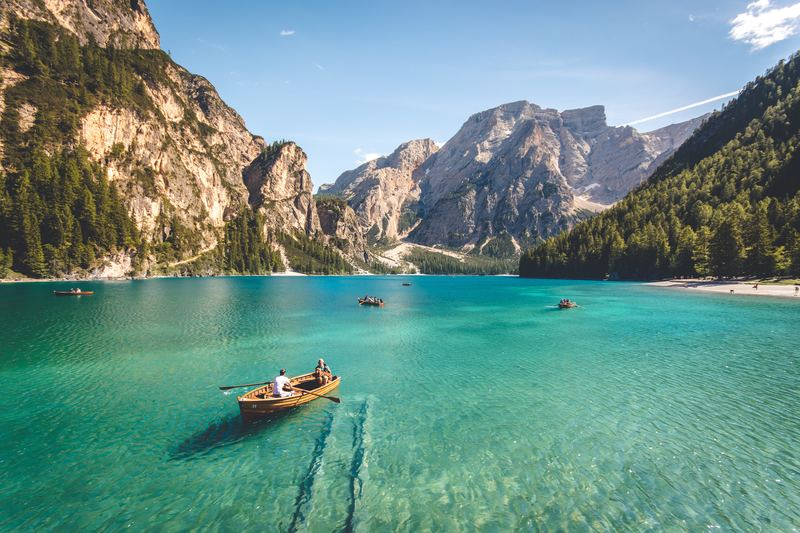
#> input picture data/image1.jpg, 800 x 533 px; its folder holds only this picture in this run
$ python -i hog.py   (imports and definitions only)   (older library calls are emulated)
#> lines starting #> are read from the running program, lines starting #| are printed output that depends on the picture; after the words box and inside, x2 and y2 are one past the last pixel; in counts of white or black regions, pixels touching at a corner belong together
import cv2
import numpy as np
import math
import matplotlib.pyplot as plt


class HogEnergy:

    def __init__(self, img, cell_size=11, bin_size=8):
        self.img = img
        if len(img.shape) > 2:
            img = img.astype(np.uint8)
            img = cv2.cvtColor(img, cv2.COLOR_BGR2GRAY).astype(np.float64)

        self.img = np.sqrt(img / float(np.max(img)))
        self.img = self.img * 255
        self.cell_size = cell_size
        self.bin_size = bin_size
        self.angle_unit = 360 / self.bin_size

    def extract(self):
        height, width = self.img.shape

        gradient_magnitude, gradient_angle = self.global_gradient()
        gradient_magnitude = abs(gradient_magnitude)
        cell_gradient_vector = np.zeros(
            (math.ceil(height / self.cell_size), math.ceil(width / self.cell_size), self.bin_size))
        for i in range(cell_gradient_vector.shape[0] - 1):
            for j in range(cell_gradient_vector.shape[1] - 1):
                cell_magnitude = gradient_magnitude[i * self.cell_size:(i + 1) * self.cell_size,
                                 j * self.cell_size:(j + 1) * self.cell_size]
                cell_angle = gradient_angle[i * self.cell_size:(i + 1) * self.cell_size,
                             j * self.cell_size:(j + 1) * self.cell_size]
                cell_gradient_vector[i][j] = self.cell_gradient(cell_magnitude, cell_angle)
        for i in range(cell_gradient_vector.shape[0] - 1):
            cell_magnitude = gradient_magnitude[i * self.cell_size:(i + 1) * self.cell_size,
                             -self.cell_size:]
            cell_angle = gradient_angle[i * self.cell_size:(i + 1) * self.cell_size,
                         -self.cell_size:]
            cell_gradient_vector[i][cell_gradient_vector.shape[1] - 1] = self.cell_gradient(cell_magnitude, cell_angle)
        for j in range(cell_gradient_vector.shape[1] - 1):
            cell_magnitude = gradient_magnitude[-self.cell_size:,
                             j * self.cell_size:(j + 1) * self.cell_size]
            cell_angle = gradient_angle[-self.cell_size:,
                         j * self.cell_size:(j + 1) * self.cell_size]
            cell_gradient_vector[cell_gradient_vector.shape[0] - 1][j] = self.cell_gradient(cell_magnitude, cell_angle)
        cell_magnitude = gradient_magnitude[-self.cell_size:,
                         -self.cell_size:]
        cell_angle = gradient_angle[-self.cell_size:,
                     -self.cell_size:]
        cell_gradient_vector[cell_gradient_vector.shape[0] - 1][cell_gradient_vector.shape[1] - 1] = self.cell_gradient(
            cell_magnitude, cell_angle)

        done_before = np.zeros([cell_gradient_vector.shape[0], cell_gradient_vector.shape[1]], bool)
        for i in range(cell_gradient_vector.shape[0] - 1):
            for j in range(cell_gradient_vector.shape[1] - 1):
                block_vector = []
                block_vector.extend(cell_gradient_vector[i][j])
                block_vector.extend(cell_gradient_vector[i][j + 1])
                block_vector.extend(cell_gradient_vector[i + 1][j])
                block_vector.extend(cell_gradient_vector[i + 1][j + 1])

                mag = lambda vector: math.sqrt(sum(i ** 2 for i in vector))
                magnitude = mag(block_vector)

                if magnitude != 0:
                    if not done_before[i][j]:
                        cell_gradient_vector[i][j] = cell_gradient_vector[i][j] / magnitude
                        done_before[i][j] = True
                    if not done_before[i][j + 1]:
                        cell_gradient_vector[i][j + 1] = cell_gradient_vector[i][j + 1] / magnitude
                        done_before[i][j + 1] = True
                    if not done_before[i + 1][j]:
                        cell_gradient_vector[i + 1][j] = cell_gradient_vector[i + 1][j] / magnitude
                        done_before[i + 1][j] = True
                    if not done_before[i + 1][j + 1]:
                        cell_gradient_vector[i + 1][j + 1] = cell_gradient_vector[i + 1][j + 1] / magnitude
                        done_before[i + 1][j + 1] = True

        hog_pixel = self.get_pixel_max(cell_gradient_vector)

        return hog_pixel

    def global_gradient(self):
        gradient_values_x = cv2.Sobel(self.img, cv2.CV_64F, 1, 0, ksize=5)
        gradient_values_y = cv2.Sobel(self.img, cv2.CV_64F, 0, 1, ksize=5)
        gradient_magnitude = cv2.addWeighted(gradient_values_x, 0.5, gradient_values_y, 0.5, 0)
        gradient_angle = cv2.phase(gradient_values_x, gradient_values_y, angleInDegrees=True)
        return gradient_magnitude, gradient_angle

    def cell_gradient(self, cell_magnitude, cell_angle):
        orientation_centers = [0] * self.bin_size
        for i in range(cell_magnitude.shape[0]):
            for j in range(cell_magnitude.shape[1]):
                gradient_strength = cell_magnitude[i][j]
                gradient_angle = cell_angle[i][j]
                min_angle, max_angle, mod = self.get_closest_bins(gradient_angle)
                orientation_centers[min_angle] += (gradient_strength * (1 - (mod / self.angle_unit)))
                orientation_centers[max_angle] += (gradient_strength * (mod / self.angle_unit))

        return orientation_centers

    def get_closest_bins(self, gradient_angle):
        idx = int(gradient_angle / self.angle_unit)
        mod = gradient_angle % self.angle_unit
        if idx == self.bin_size:
            return idx - 1, (idx) % self.bin_size, mod
        return idx, (idx + 1) % self.bin_size, mod

    def render_gradient(self, image, cell_gradient):
        cell_width = self.cell_size / 2
        max_mag = np.array(cell_gradient).max()
        for x in range(cell_gradient.shape[0]):
            for y in range(cell_gradient.shape[1]):
                cell_grad = cell_gradient[x][y]
                cell_grad /= max_mag
                angle = 0
                angle_gap = self.angle_unit
                for magnitude in cell_grad:
                    angle_radian = math.radians(angle)
                    x1 = int(x * self.cell_size + magnitude * cell_width * math.cos(angle_radian))
                    y1 = int(y * self.cell_size + magnitude * cell_width * math.sin(angle_radian))
                    x2 = int(x * self.cell_size - magnitude * cell_width * math.cos(angle_radian))
                    y2 = int(y * self.cell_size - magnitude * cell_width * math.sin(angle_radian))
                    cv2.line(image, (y1, x1), (y2, x2), int(255 * math.sqrt(magnitude)))
                    angle += angle_gap
        return image

    def get_pixel_max(self, cell_gradient):
        image = np.zeros_like(self.img)
        for x in range(cell_gradient.shape[0] - 1):
            for y in range(cell_gradient.shape[1] - 1):
                cell_grad = cell_gradient[x][y]
                max_hog = cell_grad.max()
                for height in range(x * self.cell_size, (x + 1) * self.cell_size):
                    for width in range(y * self.cell_size, (y + 1) * self.cell_size):
                        image[height][width] = max_hog

        for x in range(cell_gradient.shape[0] - 1):
            cell_grad = cell_gradient[x][cell_gradient.shape[1] - 1]
            max_hog = cell_grad.max()
            for height in range(x * self.cell_size, (x + 1) * self.cell_size):
                for width in range(y * self.cell_size, self.img.shape[1]):
                    image[height][width] = max_hog

        for y in range(cell_gradient.shape[1] - 1):
            cell_grad = cell_gradient[cell_gradient.shape[0] - 1][y]
            max_hog = cell_grad.max()
            for height in range(x * self.cell_size, self.img.shape[0]):
                for width in range(y * self.cell_size, (y + 1) * self.cell_size):
                    image[height][width] = max_hog

        cell_grad = cell_gradient[cell_gradient.shape[0] - 1][cell_gradient.shape[1] - 1]
        max_hog = cell_grad.max()
        for height in range(self.img.shape[0] - self.img.shape[0] % self.cell_size, self.img.shape[0]):
            for width in range(self.img.shape[1] - self.img.shape[1] % self.cell_size, self.img.shape[1]):
                image[height][width] = max_hog

        return image

>>> import cv2
>>> picture = cv2.imread('data/image1.jpg')
#> picture is the input picture: shape (533, 800, 3); mean B, G, R 135.9, 143.5, 106.8
>>> result = HogEnergy(picture).extract()
#> in __init__, `self.img = np.sqrt(img / float(np.max(img)))`:
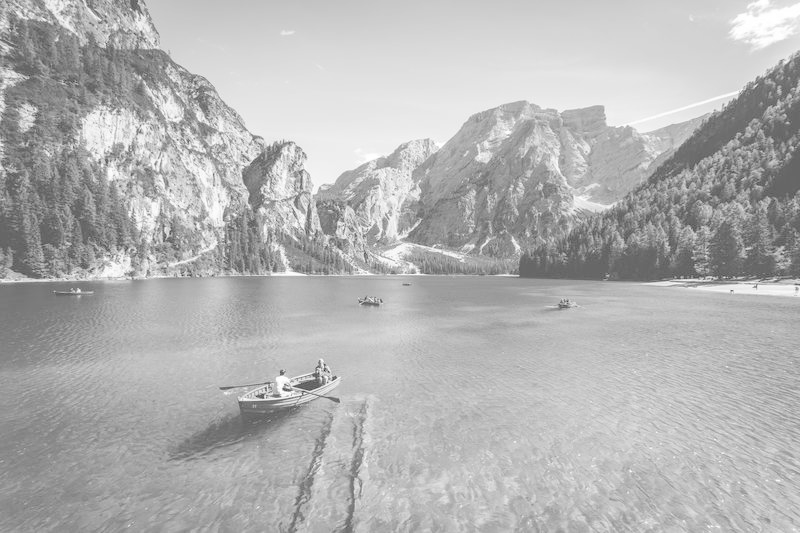
#> self.img: shape (533, 800) float64; min 0.166, max 1, mean 0.706
#> in global_gradient, `gradient_values_x = cv2.Sobel(self.img, cv2.CV_64F, 1, 0, ksize=5)`:
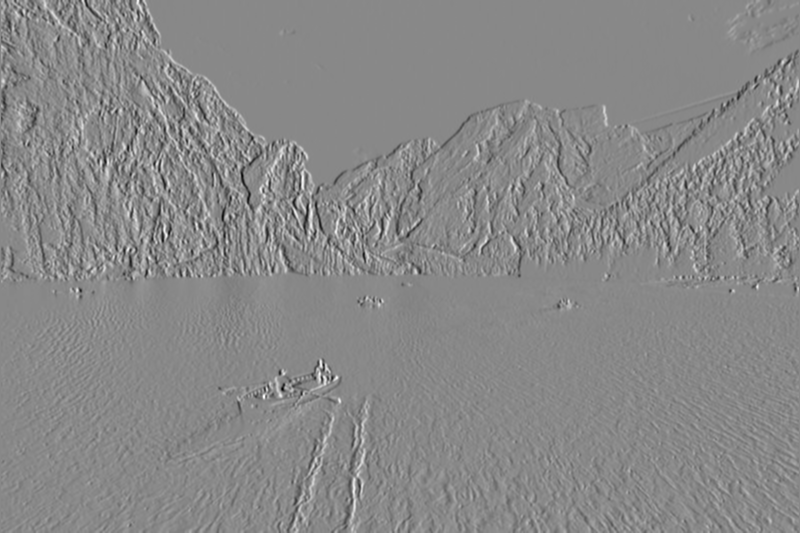
#> gradient_values_x: shape (533, 800) float64; min -5887, max 5113.2, mean 2.2; drawn with min black and max white
#> in global_gradient, `gradient_values_y = cv2.Sobel(self.img, cv2.CV_64F, 0, 1, ksize=5)`:
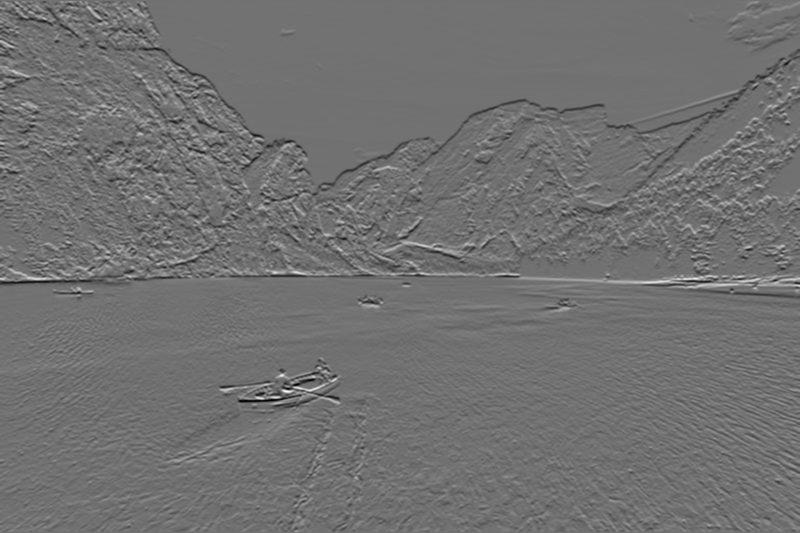
#> gradient_values_y: shape (533, 800) float64; min -5761.2, max 7195.4, mean -6; drawn with min black and max white
#> in global_gradient, `gradient_angle = cv2.phase(gradient_values_x, gradient_values_y, angle..`:
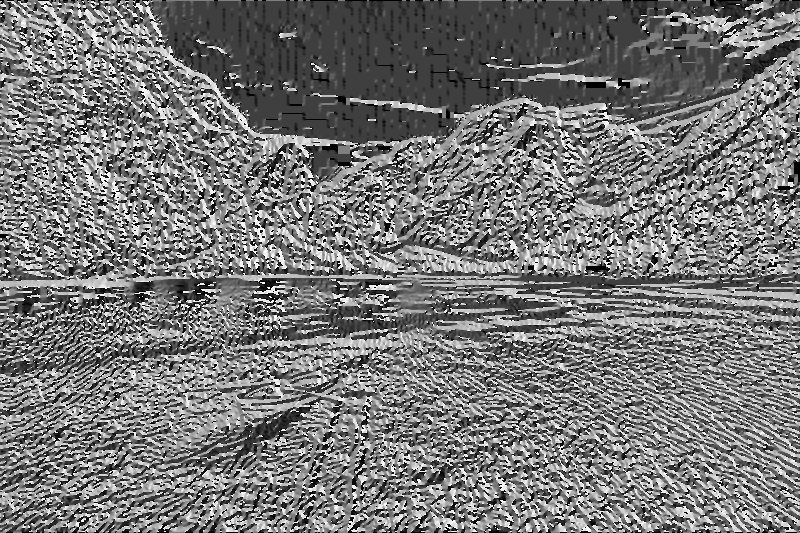
#> gradient_angle: shape (533, 800) float64; min 0, max 360, mean 168.3; drawn with min black and max white
#> in extract, `gradient_magnitude = abs(gradient_magnitude)`:
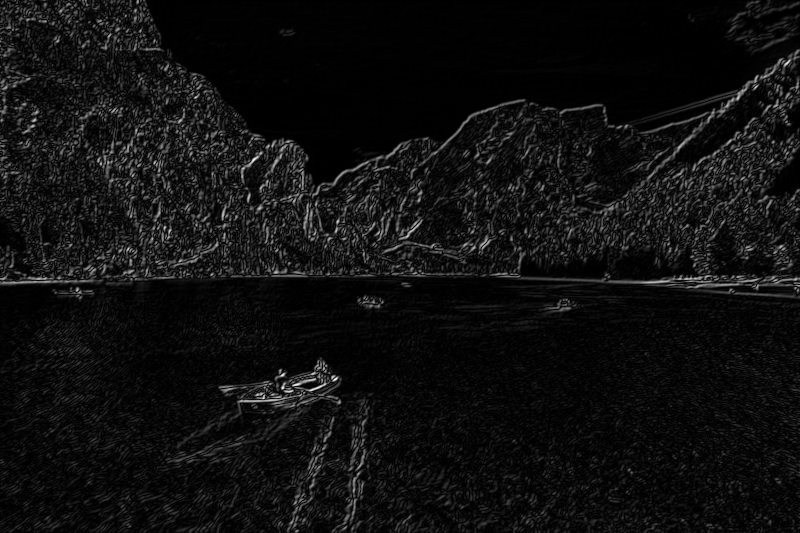
#> gradient_magnitude: shape (533, 800) float64; min 0, max 4074.8, mean 261.7; drawn with min black and max white
#> after the loop in extract, `for i in range(cell_gradient_vector.shape[0] - 1):`: done_before: shape (49, 73) bool; every value is 1
#> after the loop in get_pixel_max, `for x in range(cell_gradient.shape[0] - 1):`:
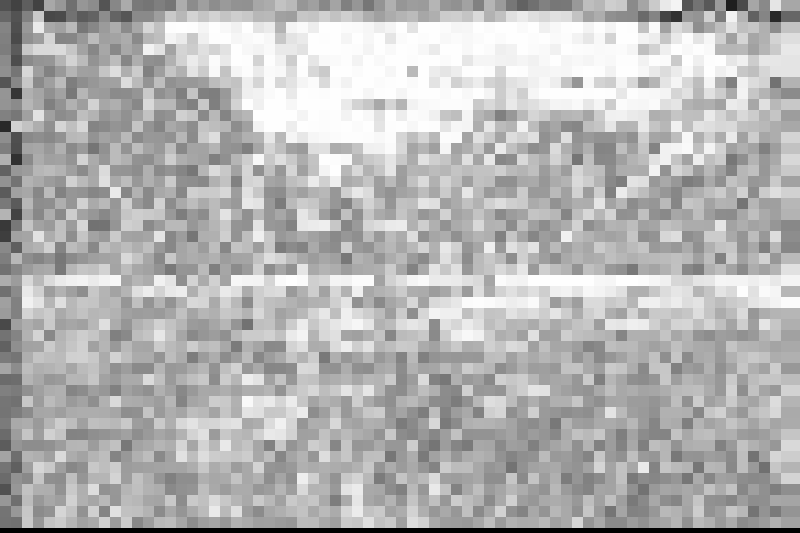
#> image: shape (533, 800) float64; min 0, max 1, mean 0.712
#> after the loop in get_pixel_max, `for y in range(cell_gradient.shape[1] - 1):`:
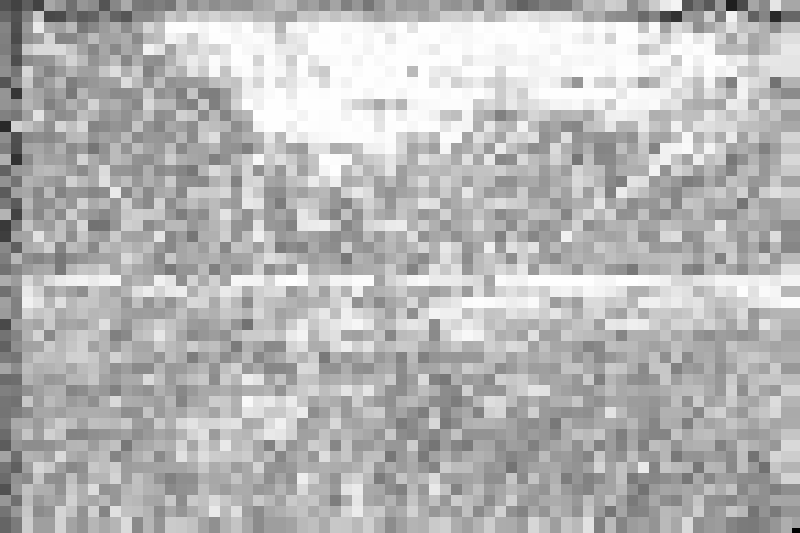
#> image: shape (533, 800) float64; 2.97% of pixels changed, all inside (x1, y1, x2, y2) = (0, 517, 792, 533)
#> after the loop in get_pixel_max, `for height in range(self.img.shape[0] - self.img.shape[0] % self.cell_..`: image: shape (533, 800) float64; 0.01% of pixels changed, all inside (x1, y1, x2, y2) = (792, 528, 800, 533)
